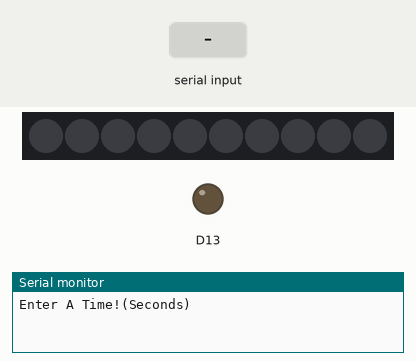
Recording of a sketch running on a simulated Adafruit Circuit Playground Express. On the bench: 10 RGB LEDs in strip order, left to right, output pins drawn as LEDs (lit = HIGH), the last lines printed to the serial monitor. The test bench sets the inputs (shaded band). Dim RGB values are drawn brighter than linear.

Above: at 1.2 s.
1.3 s: "90,45\n" received over Serial
At 2.45 s:
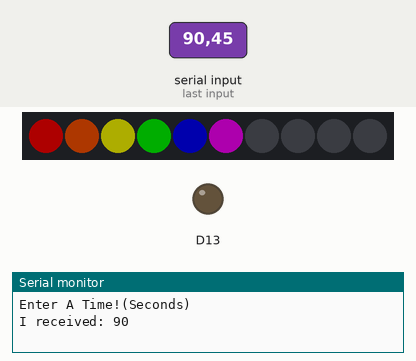
At 3.39 s:
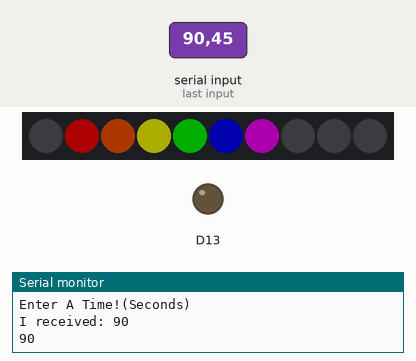

Measured:
- after the input at 1.3 s, the LEDs: change after 1.1 s (image 1)

The sketch:

circuit_playgroundV2.ino
```cpp
#include <Adafruit_CircuitPlayground.h>

uint32_t colors[] = {
  0xFF0000,
  0xFF5500,
  0xFFFF00,
  0x00FF00,
  0x0000FF,
  0xFF00FF,
  0x000000,
  0x000000,
  0x000000,
  0x000000
};

int colorIndex = 0;
int startIndex = 0;
int const ROTATION_RATE = 100;
bool leftButtonPressed;
bool rightButtonPressed;
int z = 0;
int count = 0;
int timer = 0;

void colorwheel(){
  CircuitPlayground.clearPixels();
  colorIndex = startIndex;
  for (int pixel=0; pixel<10; pixel++) {
    CircuitPlayground.setPixelColor(pixel, colors[colorIndex]);
    colorIndex++;
    if (colorIndex > 9) colorIndex = 0;
  }
  startIndex++;
  if (startIndex > 9) startIndex = 0;
}

void timeup(){
  Serial.println("Time's Up!");
  CircuitPlayground.clearPixels();
  while (z <= 10) {
    leftButtonPressed = CircuitPlayground.leftButton();
    rightButtonPressed = CircuitPlayground.rightButton();
    if (leftButtonPressed) {
      CircuitPlayground.clearPixels();
      Serial.println("Enter A Time!(Seconds)");
      break;
    }
    if (rightButtonPressed) {
      CircuitPlayground.clearPixels();
      Serial.println("Enter A Time!(Seconds)");
      break;
    }
    CircuitPlayground.setPixelColor(z, 0,   255,   0);
    delay(100);
    ++z;
    if (z==11){
      CircuitPlayground.clearPixels();
      z = 0;
    }
  }
}


int counter(int t){
  if (t > 0){
    Serial.println(t);
    t = t - 1;
  }
  return(t);
}

// function that executes whenever data is received from master
// this function is registered as an event, see setup()
void receiveEvent(int howMany)
{
  while(1 < Wire.available()) // loop through all but the last
  {
    char c = Wire.read(); // receive byte as a character
    Serial.print(c);         // print the character
  }
  int x = Wire.read();    // receive byte as an integer
  Serial.println(x);         // print the integer
}

void setup(void) {

  while (!Serial);
  Serial.begin(115200);

  CircuitPlayground.begin();
  CircuitPlayground.setBrightness(50);
  startIndex = 0;
  Serial.println("Enter A Time!(Seconds)");
}
void loop() {
    if (Serial.available() > 0){
      String x = Serial.readString();
      timer = x.toInt();
      Serial.print("I received: ");
      Serial.println(timer, DEC);
    } else if(timer > 0){
      colorwheel();
      ++count;
      if (count == 10) {
        timer = counter (timer);
        count= 0;
      }
      if (timer == 0){
        timeup();
      }
    }
     delay (100);

}
```
